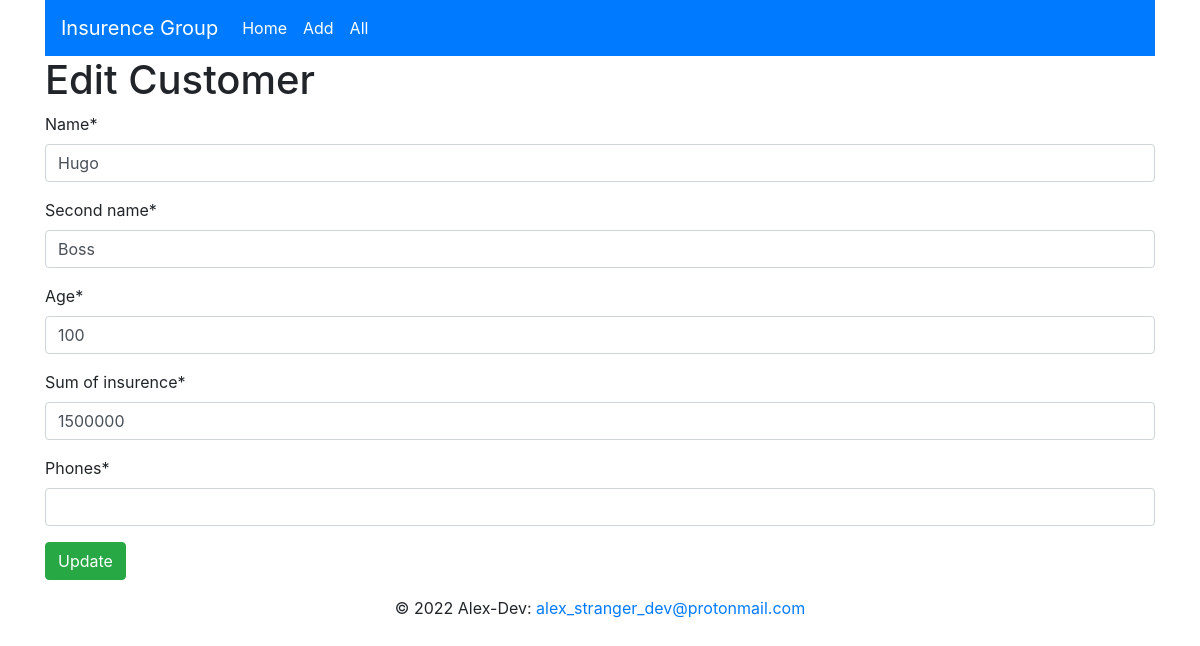
The app's page /edit/9 with its own data.
### client1/models.py (models this page shows, shortened)
class Persone(models.Model):
    name = models.CharField("Name", max_length=30, blank=False)
    second_name = models.CharField("Second name", max_length=35, blank=False, default=str)
    age = models.IntegerField("Age", default=0)
    sum_of_insurence = models.IntegerField("Sum of insurence", default=0)

### client1/views.py (the view, shortened to what this page needs)
# urls.py: path('edit/<int:pk>',EditFormView.as_view(), name='edit' ),
class EditFormView(UpdateView):
    template_name="../templates/edit_persone.html"
    form_class = CreatePersoneForm
    model = Persone
    success_url = reverse_lazy('home')

### client1/forms.py
class CreatePersoneForm(forms.ModelForm):
    phones = forms.CharField(widget=forms.TextInput())
    name = forms.CharField(widget=forms.TextInput())
    second_name = forms.CharField(widget=forms.TextInput())
    age = forms.IntegerField(widget=forms.TextInput())
    sum_of_insurence = forms.IntegerField(widget=forms.TextInput())
    class Meta:
        model = Persone
        fields = [
            'name',
            'second_name',
            'age',
            'sum_of_insurence',
            'phones'
        ]

### templates/edit_persone.html (shortened to what this page needs)
{% load crispy_forms_tags %}
<!DOCTYPE html>
<html lang="en">
<head>
    <link rel="stylesheet" href="https://cdn.jsdelivr.net/npm/bootstrap@4.5.3/dist/css/bootstrap.min.css">
</head>
<body>
    <div class="container">
        <nav class="navbar navbar-expand-lg navbar-dark bg-primary ">
            <a class="navbar-brand" href="{% url 'home' %}">Insurence Group</a>
            <div class="navbar-collapse" id="navbarText">
                <ul class="navbar-nav mr-auto">
                    <li class="nav-item active">
                        <a class="nav-link" href="{% url 'home' %}">Home <span class="sr-only">(current)</span></a>
                    </li>
                    <li class="nav-item active">
                        <a class="nav-link" href="{% url 'home' %}">Add <span class="sr-only">(current)</span></a>
                    </li>
                    <li class="nav-item active">
                        <a class="nav-link" href="{% url 'home' %}">All <span class="sr-only">(current)</span></a>
                    </li>
                </ul>
            </div>
        </nav>
        <h1>Edit Customer</h1>
        <form action="" method="post">
            {{ form|crispy }}
            <button type="submit" class="btn btn-success">Update</button>
        </form>
    </div>
    <footer class="page-footer font-small blue" >
        <div class="footer-copyright text-center py-3">© 2022 Alex-Dev:
            <a href="mailto:alex_stranger_dev@protonmail.com" class = "link">alex_stranger_dev@protonmail.com</a>
        </div>
    </footer>
</body>
</html>

### records on screen
Persone: name "Hugo", second_name "Boss", age "100", sum_of_insurence "1500000"
